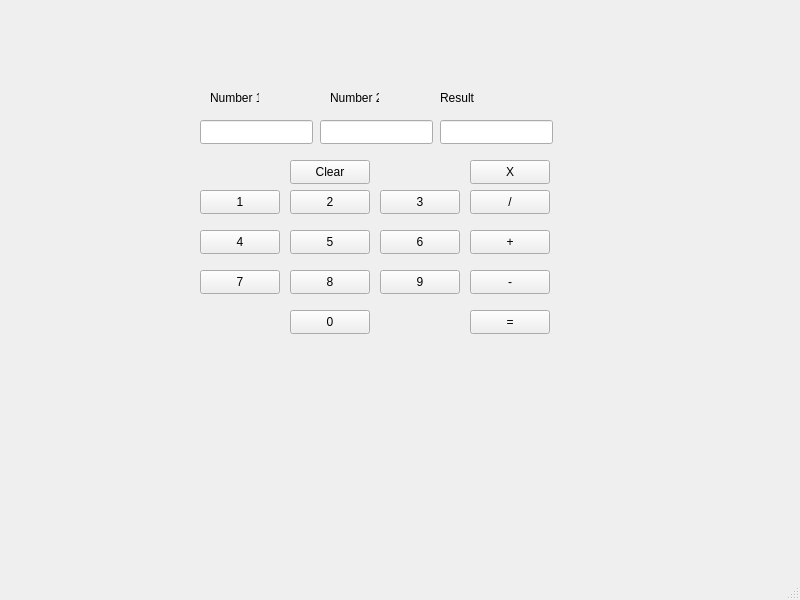
<?xml version="1.0" encoding="UTF-8"?>
<ui version="4.0">
 <class>MainWindow</class>
 <widget class="QMainWindow" name="MainWindow">
  <property name="geometry">
   <rect>
    <x>0</x>
    <y>0</y>
    <width>800</width>
    <height>600</height>
   </rect>
  </property>
  <property name="windowTitle">
   <string>MainWindow</string>
  </property>
  <widget class="QWidget" name="centralwidget">
   <widget class="QPushButton" name="N1">
    <property name="geometry">
     <rect>
      <x>200</x>
      <y>190</y>
      <width>80</width>
      <height>24</height>
     </rect>
    </property>
    <property name="text">
     <string>1</string>
    </property>
   </widget>
   <widget class="QPushButton" name="clear">
    <property name="geometry">
     <rect>
      <x>290</x>
      <y>160</y>
      <width>80</width>
      <height>24</height>
     </rect>
    </property>
    <property name="text">
     <string>Clear</string>
    </property>
   </widget>
   <widget class="QLineEdit" name="num1">
    <property name="geometry">
     <rect>
      <x>200</x>
      <y>120</y>
      <width>113</width>
      <height>24</height>
     </rect>
    </property>
   </widget>
   <widget class="QPushButton" name="N2">
    <property name="geometry">
     <rect>
      <x>290</x>
      <y>190</y>
      <width>80</width>
      <height>24</height>
     </rect>
    </property>
    <property name="text">
     <string>2</string>
    </property>
   </widget>
   <widget class="QPushButton" name="N3">
    <property name="geometry">
     <rect>
      <x>380</x>
      <y>190</y>
      <width>80</width>
      <height>24</height>
     </rect>
    </property>
    <property name="text">
     <string>3</string>
    </property>
   </widget>
   <widget class="QPushButton" name="N4">
    <property name="geometry">
     <rect>
      <x>200</x>
      <y>230</y>
      <width>80</width>
      <height>24</height>
     </rect>
    </property>
    <property name="text">
     <string>4</string>
    </property>
   </widget>
   <widget class="QPushButton" name="N5">
    <property name="geometry">
     <rect>
      <x>290</x>
      <y>230</y>
      <width>80</width>
      <height>24</height>
     </rect>
    </property>
    <property name="text">
     <string>5</string>
    </property>
   </widget>
   <widget class="QPushButton" name="N6">
    <property name="geometry">
     <rect>
      <x>380</x>
      <y>230</y>
      <width>80</width>
      <height>24</height>
     </rect>
    </property>
    <property name="text">
     <string>6</string>
    </property>
   </widget>
   <widget class="QPushButton" name="N7">
    <property name="geometry">
     <rect>
      <x>200</x>
      <y>270</y>
      <width>80</width>
      <height>24</height>
     </rect>
    </property>
    <property name="text">
     <string>7</string>
    </property>
   </widget>
   <widget class="QPushButton" name="N8">
    <property name="geometry">
     <rect>
      <x>290</x>
      <y>270</y>
      <width>80</width>
      <height>24</height>
     </rect>
    </property>
    <property name="text">
     <string>8</string>
    </property>
   </widget>
   <widget class="QPushButton" name="N9">
    <property name="geometry">
     <rect>
      <x>380</x>
      <y>270</y>
      <width>80</width>
      <height>24</height>
     </rect>
    </property>
    <property name="text">
     <string>9</string>
    </property>
   </widget>
   <widget class="QPushButton" name="multiply">
    <property name="geometry">
     <rect>
      <x>470</x>
      <y>160</y>
      <width>80</width>
      <height>24</height>
     </rect>
    </property>
    <property name="text">
     <string>X</string>
    </property>
   </widget>
   <widget class="QPushButton" name="divide">
    <property name="geometry">
     <rect>
      <x>470</x>
      <y>190</y>
      <width>80</width>
      <height>24</height>
     </rect>
    </property>
    <property name="text">
     <string>/</string>
    </property>
   </widget>
   <widget class="QPushButton" name="sum">
    <property name="geometry">
     <rect>
      <x>470</x>
      <y>230</y>
      <width>80</width>
      <height>24</height>
     </rect>
    </property>
    <property name="text">
     <string>+</string>
    </property>
   </widget>
   <widget class="QPushButton" name="sub">
    <property name="geometry">
     <rect>
      <x>470</x>
      <y>270</y>
      <width>80</width>
      <height>24</height>
     </rect>
    </property>
    <property name="text">
     <string>-</string>
    </property>
   </widget>
   <widget class="QLineEdit" name="num2">
    <property name="geometry">
     <rect>
      <x>320</x>
      <y>120</y>
      <width>113</width>
      <height>24</height>
     </rect>
    </property>
   </widget>
   <widget class="QLineEdit" name="result">
    <property name="geometry">
     <rect>
      <x>440</x>
      <y>120</y>
      <width>113</width>
      <height>24</height>
     </rect>
    </property>
   </widget>
   <widget class="QLabel" name="label">
    <property name="geometry">
     <rect>
      <x>210</x>
      <y>90</y>
      <width>49</width>
      <height>16</height>
     </rect>
    </property>
    <property name="text">
     <string>Number 1</string>
    </property>
   </widget>
   <widget class="QLabel" name="label_2">
    <property name="geometry">
     <rect>
      <x>330</x>
      <y>90</y>
      <width>49</width>
      <height>16</height>
     </rect>
    </property>
    <property name="text">
     <string>Number 2</string>
    </property>
   </widget>
   <widget class="QLabel" name="label_3">
    <property name="geometry">
     <rect>
      <x>440</x>
      <y>90</y>
      <width>49</width>
      <height>16</height>
     </rect>
    </property>
    <property name="text">
     <string>Result</string>
    </property>
   </widget>
   <widget class="QPushButton" name="N0">
    <property name="geometry">
     <rect>
      <x>290</x>
      <y>310</y>
      <width>80</width>
      <height>24</height>
     </rect>
    </property>
    <property name="text">
     <string>0</string>
    </property>
   </widget>
   <widget class="QPushButton" name="equals">
    <property name="geometry">
     <rect>
      <x>470</x>
      <y>310</y>
      <width>80</width>
      <height>24</height>
     </rect>
    </property>
    <property name="text">
     <string>=</string>
    </property>
   </widget>
  </widget>
  <widget class="QMenuBar" name="menubar">
   <property name="geometry">
    <rect>
     <x>0</x>
     <y>0</y>
     <width>800</width>
     <height>21</height>
    </rect>
   </property>
  </widget>
  <widget class="QStatusBar" name="statusbar"/>
 </widget>
 <resources/>
 <connections/>
</ui>
